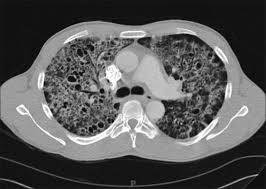
#> input picture abc.jpg, 266 x 189 px; its folder holds only this picture in this run
$ python -i Main_Frame.py   (imports and definitions only)
#> lines starting #> are read from the running program, lines starting #| are printed output that depends on the picture; after the words box and inside, x2 and y2 are one past the last pixel; in counts of white or black regions, pixels touching at a corner belong together
import os
import tkinter as tk
from tkinter import ttk, LEFT, END
from tkinter.filedialog import askopenfilename

from PIL import Image , ImageTk
import cv2
import numpy as np
# [2 lines not run here, left out]

# [1 line that did not run here, left out]
# [1 line that did not run here, left out]
# [4 lines not run here, left out]

#tab2 = ttk.Frame(tabControl)            # Create a tab
#tabControl.add(tab2, text='   Alexnet   ')

# [1 line that did not run here, left out]
# [3 lines not run here, left out]


import tkinter as tk
from tkinter.filedialog import askopenfilename
import os
# import sys
from PIL import Image, ImageTk
import cv2
import csv
import pandas as pd

FName = tk.StringVar()
# [1 line not run here, left out]


    # title.pack()
   # title.grid(column=1, row=0, sticky=tk.NSEW)


def bphoto():

        global fn
        fileName = askopenfilename(initialdir='/dataset', title='Select image for analysis ',
                                   filetypes=[("all files", "*.*")])
#> the answer given: abc.jpg

        imgpath = fileName
        fn = fileName
        Sel_F = fileName.split('/').pop()
        Sel_F = Sel_F.split('.').pop(0)

        gs = cv2.cvtColor(cv2.imread(imgpath, 1), cv2.COLOR_RGB2GRAY)
#> gs: shape (189, 266); min 0, max 255, mean 89
        x1 = int(gs.shape[0])
#> x1 = 189
        y1 = int(gs.shape[1])
#> y1 = 266

        gs = cv2.resize(gs, (x1, y1))
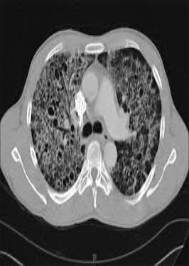
#> gs: shape (266, 189); min 2, max 255, mean 88.9

        retval, threshold = cv2.threshold(gs, 0, 255, cv2.THRESH_BINARY_INV + cv2.THRESH_OTSU)
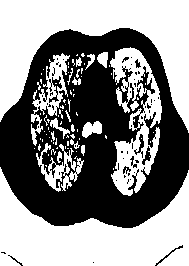
#> threshold: shape (266, 189); 53.9% white; 58 black regions (49 under 20 px), largest, box (x1, y1, x2, y2) and area: (0, 28, 189, 228) 22509, (49, 76, 62, 103) 130, (134, 134, 144, 158) 79
#> retval = 93

        im = Image.fromarray(gs)
        imgtk = ImageTk.PhotoImage(image=im)
#> (the run stopped early here; a loop or call above may not have finished)
